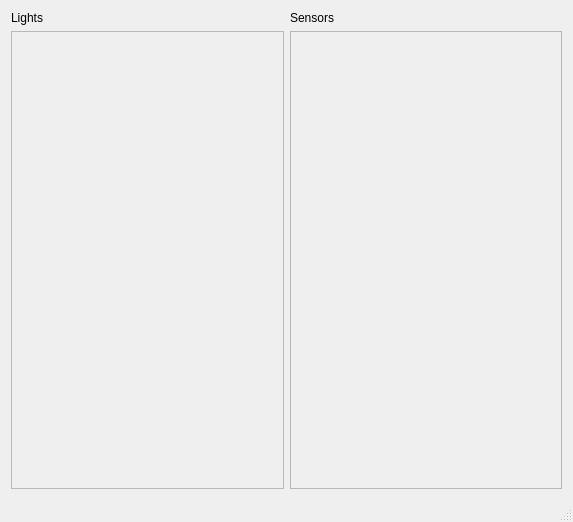
<?xml version="1.0" encoding="UTF-8"?>
<ui version="4.0">
 <class>LightControl</class>
 <widget class="QMainWindow" name="LightControl">
  <property name="geometry">
   <rect>
    <x>0</x>
    <y>0</y>
    <width>573</width>
    <height>522</height>
   </rect>
  </property>
  <property name="windowTitle">
   <string>LightControl</string>
  </property>
  <widget class="QWidget" name="centralWidget">
   <layout class="QGridLayout" name="gridLayout">
    <item row="1" column="1">
     <widget class="QScrollArea" name="sensorsArea">
      <property name="widgetResizable">
       <bool>true</bool>
      </property>
      <widget class="QWidget" name="sensorsWidget">
       <property name="geometry">
        <rect>
         <x>0</x>
         <y>0</y>
         <width>272</width>
         <height>457</height>
        </rect>
       </property>
      </widget>
     </widget>
    </item>
    <item row="1" column="0">
     <widget class="QScrollArea" name="lightsArea">
      <property name="widgetResizable">
       <bool>true</bool>
      </property>
      <widget class="QWidget" name="lightsWidget">
       <property name="geometry">
        <rect>
         <x>0</x>
         <y>0</y>
         <width>273</width>
         <height>457</height>
        </rect>
       </property>
      </widget>
     </widget>
    </item>
    <item row="0" column="0">
     <widget class="QLabel" name="label">
      <property name="text">
       <string>Lights</string>
      </property>
     </widget>
    </item>
    <item row="0" column="1">
     <widget class="QLabel" name="label_2">
      <property name="text">
       <string>Sensors</string>
      </property>
     </widget>
    </item>
   </layout>
  </widget>
  <widget class="QStatusBar" name="statusBar"/>
 </widget>
 <layoutdefault spacing="6" margin="11"/>
 <resources/>
 <connections/>
</ui>
